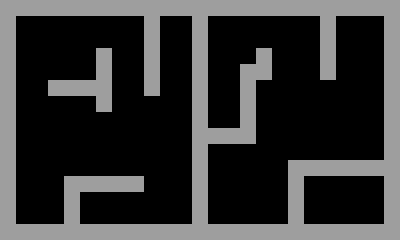

Below is a game level as drawn by its tile map, then a one-line description and the .tmx file that defines it, in full:
An orthogonal 25x15 tile map with 16x16 px tiles, 1 tile layer (Capa de patrones 1).

<map version="1.5" tiledversion="1.7.2" orientation="orthogonal" renderorder="right-down" width="25" height="15" tilewidth="16" tileheight="16" infinite="0" nextlayerid="2" nextobjectid="1">
 <editorsettings>
  <export target="level4.json" format="json" />
 </editorsettings>
 <tileset firstgid="1" name="wall" tilewidth="16" tileheight="16" tilecount="1" columns="1">
  <image source="wall.png" width="16" height="16" />
  <tile id="0">
   <properties>
    <property name="collides" type="bool" value="true" />
   </properties>
  </tile>
 </tileset>
 <layer id="1" name="Capa de patrones 1" width="25" height="15">
  <data encoding="csv">
1,1,1,1,1,1,1,1,1,1,1,1,1,1,1,1,1,1,1,1,1,1,1,1,1,
1,0,0,0,0,0,0,0,0,1,0,0,1,0,0,0,0,0,0,0,1,0,0,0,1,
1,0,0,0,0,0,0,0,0,1,0,0,1,0,0,0,0,0,0,0,1,0,0,0,1,
1,0,0,0,0,0,1,0,0,1,0,0,1,0,0,0,1,0,0,0,1,0,0,0,1,
1,0,0,0,0,0,1,0,0,1,0,0,1,0,0,1,1,0,0,0,1,0,0,0,1,
1,0,0,1,1,1,1,0,0,1,0,0,1,0,0,1,0,0,0,0,0,0,0,0,1,
1,0,0,0,0,0,1,0,0,0,0,0,1,0,0,1,0,0,0,0,0,0,0,0,1,
1,0,0,0,0,0,0,0,0,0,0,0,1,0,0,1,0,0,0,0,0,0,0,0,1,
1,0,0,0,0,0,0,0,0,0,0,0,1,1,1,1,0,0,0,0,0,0,0,0,1,
1,0,0,0,0,0,0,0,0,0,0,0,1,0,0,0,0,0,0,0,0,0,0,0,1,
1,0,0,0,0,0,0,0,0,0,0,0,1,0,0,0,0,0,1,1,1,1,1,1,1,
1,0,0,0,1,1,1,1,1,0,0,0,1,0,0,0,0,0,1,0,0,0,0,0,1,
1,0,0,0,1,0,0,0,0,0,0,0,1,0,0,0,0,0,1,0,0,0,0,0,1,
1,0,0,0,1,0,0,0,0,0,0,0,1,0,0,0,0,0,1,0,0,0,0,0,1,
1,1,1,1,1,1,1,1,1,1,1,1,1,1,1,1,1,1,1,1,1,1,1,1,1
</data>
 </layer>
</map>